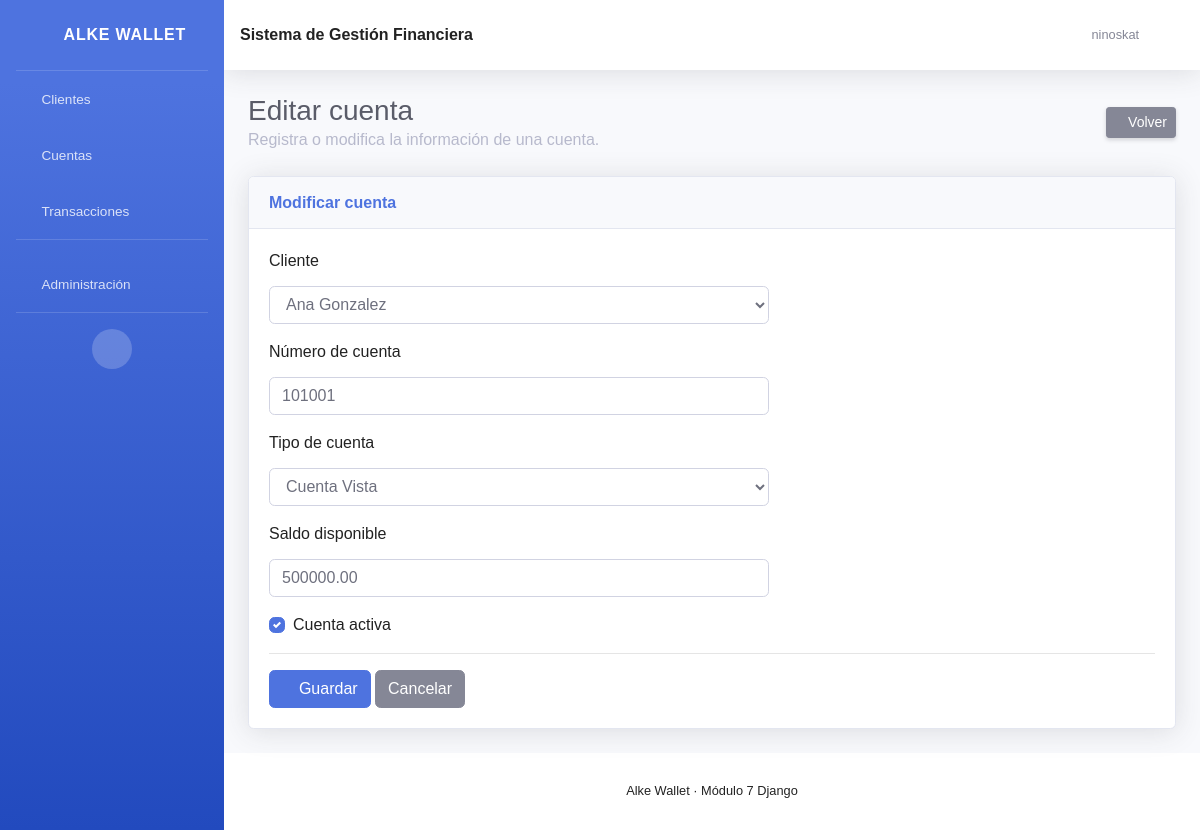
Page /cuentas/editar/1/ (signed in) on the committed database.
### gestion/models.py (models this page shows, shortened)
class Cuenta(models.Model):
    TIPOS_CUENTA = [
        ('VISTA', 'Cuenta Vista'),
        ('AHORRO', 'Cuenta de Ahorro'),
    ]
    cliente = models.ForeignKey(
        Cliente,
        on_delete=models.CASCADE,
        related_name='cuentas'
    )
    numero_cuenta = models.CharField(
        max_length=20,
        unique=True
    )
    tipo_cuenta = models.CharField(
        max_length=20,
        choices=TIPOS_CUENTA
    )
    saldo = models.DecimalField(
        max_digits=12,
        decimal_places=2,
        default=0
    )
    activa = models.BooleanField(
        default=True
    )
    fecha_creacion = models.DateTimeField(
        auto_now_add=True
    )

### gestion/views.py (the view)
class CuentaUpdateView(LoginRequiredMixin, UpdateView):
    model = Cuenta
    form_class = CuentaForm
    template_name = 'gestion/cuentas/formulario.html'
    success_url = reverse_lazy('cuentas')

### gestion/models.py (called while the page is built)
    def __str__(self):
        return f"{self.nombre} {self.apellido}"

### gestion/templates/gestion/cuentas/formulario.html (shortened to what this page needs)
{% extends 'gestion/base.html' %}
{% block contenido %}
<div class="d-sm-flex align-items-center justify-content-between mb-4">
    <div>
        <h1 class="h3 mb-0 text-gray-800">
            {% if object %}
                Editar cuenta
            {% else %}
                Nueva cuenta
            {% endif %}
        </h1>
        <p class="mb-0 text-gray-500">
            Registra o modifica la información de una cuenta.
        </p>
    </div>
    <a
        href="{% url 'cuentas' %}"
        class="btn btn-sm btn-secondary shadow-sm"
    >
        <i class="fas fa-arrow-left fa-sm text-white-50"></i>
        Volver
    </a>
</div>
<div class="card shadow mb-4">
    <div class="card-header py-3">
        <h6 class="m-0 font-weight-bold text-primary">
            {% if object %}
                Modificar cuenta
            {% else %}
                Registrar cuenta
            {% endif %}
        </h6>
    </div>
    <div class="card-body">
        <form method="post">
            {% for field in form %}
                {% if field.name == 'activa' %}
                    <div class="form-group">
                        <div class="custom-control custom-checkbox">
                            <label
                                class="custom-control-label"
                                for="{{ field.id_for_label }}"
                            >
                                {{ field.label }}
                            </label>
                        </div>
                    </div>
                {% else %}
                    <div class="form-group">
                        <label for="{{ field.id_for_label }}">
                            {{ field.label }}
                        </label>
                        {{ field }}
                    </div>
                {% endif %}
            {% endfor %}
            <hr>
            <button
                type="submit"
                class="btn btn-primary"
            >
                <i class="fas fa-save"></i>
                Guardar
            </button>
            <a
                href="{% url 'cuentas' %}"
                class="btn btn-secondary"
            >
                Cancelar
            </a>
        </form>
    </div>
</div>
{% endblock %}

### gestion/templates/gestion/base.html (shortened to what this page needs)
{% load static %}
<!DOCTYPE html>
<html lang="es">
<head>
    <link
        href="{% static 'gestion/vendor/fontawesome-free/css/all.min.css' %}"
        rel="stylesheet"
        type="text/css"
    >
    <link
        href="{% static 'gestion/css/sb-admin-2.min.css' %}"
        rel="stylesheet"
    >
    <link
        href="{% static 'gestion/css/estilos.css' %}"
        rel="stylesheet"
    >
</head>
<body id="page-top">
<div id="wrapper">
    <ul
        class="navbar-nav bg-gradient-primary sidebar sidebar-dark accordion"
        id="accordionSidebar"
    >
        <a
            class="sidebar-brand d-flex align-items-center justify-content-center"
            href="{% url 'clientes' %}"
        >
            <div class="sidebar-brand-icon rotate-n-15">
                <i class="fas fa-wallet"></i>
            </div>
            <div class="sidebar-brand-text mx-3">
                Alke Wallet
            </div>
        </a>
        <hr class="sidebar-divider my-0">
        <li class="nav-item">
            <a
                class="nav-link"
                href="{% url 'clientes' %}"
            >
                <i class="fas fa-fw fa-users"></i>
                <span>
                    Clientes
                </span>
            </a>
        </li>
        <li class="nav-item">
            <a
                class="nav-link"
                href="{% url 'cuentas' %}"
            >
                <i class="fas fa-fw fa-university"></i>
                <span>
                    Cuentas
                </span>
            </a>
        </li>
        <li class="nav-item">
            <a
                class="nav-link"
                href="{% url 'transacciones' %}"
            >
                <i class="fas fa-fw fa-exchange-alt"></i>
                <span>
                    Transacciones
                </span>
            </a>
        </li>
        <hr class="sidebar-divider">
        {% if user.is_staff %}
        <li class="nav-item">
            <a
                class="nav-link"
                href="/admin/"
            >
                <i class="fas fa-fw fa-cog"></i>
                <span>
                    Administración
                </span>
            </a>
        </li>
        {% endif %}
        <hr class="sidebar-divider d-none d-md-block">
        <div class="text-center d-none d-md-inline">
            <button
                class="rounded-circle border-0"
                id="sidebarToggle"
            ></button>
        </div>
    </ul>
    <div
        id="content-wrapper"
        class="d-flex flex-column"
    >
        <div id="content">
            <nav
                class="navbar navbar-expand navbar-light bg-white topbar mb-4 static-top shadow"
            >
                <div
                    class="d-none d-sm-inline-block"
                >
                    <strong>
                        Sistema de Gestión Financiera
                    </strong>
                </div>
                <ul class="navbar-nav ml-auto">
                    {% if user.is_authenticated %}
                    <li class="nav-item dropdown no-arrow">
                        <a
                            class="nav-link dropdown-toggle"
                            href="#"
                            id="userDropdown"
                            role="button"
                            data-toggle="dropdown"
                            aria-haspopup="true"
                            aria-expanded="false"
                        >
                            <span
                                class="mr-2 d-none d-lg-inline text-gray-600 small"
                            >
                                {{ user.username }}
                            </span>
                            <i
                                class="fas fa-user-circle fa-2x text-gray-400"
                            ></i>
                        </a>
                    </li>
                    {% endif %}
                </ul>
            </nav>
            <div class="container-fluid">
                {% block contenido %}
                {% endblock %}
            </div>
        </div>
        <footer class="sticky-footer bg-white">
            <div class="container my-auto">
                <div class="copyright text-center my-auto">
                    <span>
                        Alke Wallet · Módulo 7 Django
                    </span>
                </div>
            </div>
        </footer>
    </div>
</div>
</body>
</html>

### gestion/static/gestion/css/estilos.css (style rules this page uses)
body { font-family: Arial, sans-serif; margin: 0; background-color: #f4f6f8; color: #222; }
nav { background-color: #0d6efd; padding: 16px 30px; display: flex; align-items: center; gap: 20px; }
nav a { color: white; text-decoration: none; font-weight: bold; }
nav span { color: white; margin-left: auto; }
h1 { color: #1f2937; }
a { color: #0d6efd; }
button { background-color: #0d6efd; color: white; border: none; padding: 10px 16px; border-radius: 5px; cursor: pointer; }
input, select, textarea { width: 100%; max-width: 500px; padding: 8px; margin-top: 5px; box-sizing: border-box; }

### rows in the picture
Cuenta: form "Ana Gonzalez" "101001" "Cuenta Vista" "500000.00"

### other values in the picture
{{ user.username }} "ninoskat"
{{ field.label }} "Cliente" "Número de cuenta" "Tipo de cuenta" "Saldo disponible"
{{ field.label }} "Cuenta activa"
